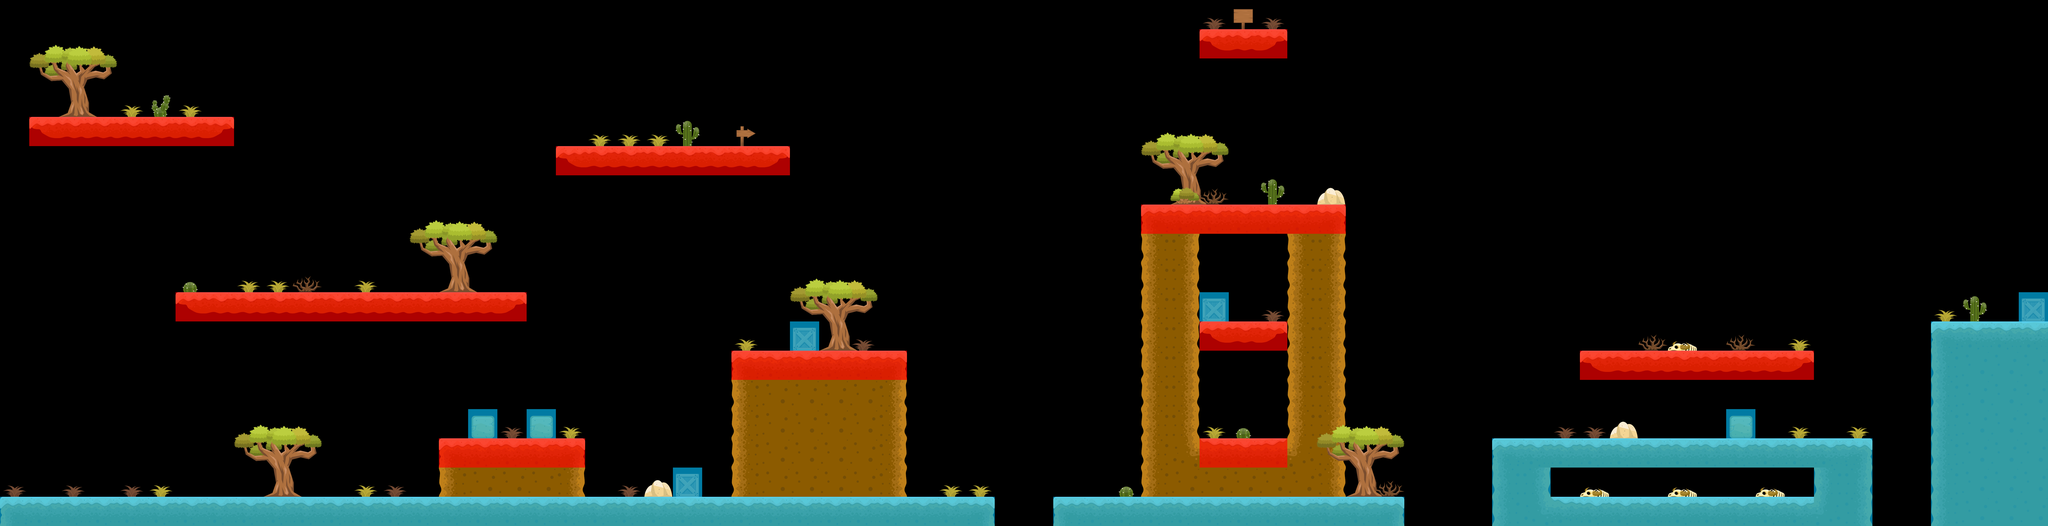

A level layout from a 2D game, rendered from its tile map. Below: a short description, then the map file with tile-grid data replaced by summaries:
An orthogonal 70x18 tile map with 128x128 px tiles, 4 tile layers (platforms, trees, decorations, Navigation), 1 hidden layer not drawn, 3 tilesets and 30 objects (12x 0, 12x 1, 3x 2, spawn, end).

<map version="1.0" orientation="orthogonal" renderorder="right-down" width="70" height="18" tilewidth="128" tileheight="128" nextobjectid="38">
 <tileset firstgid="1" name="map2_tileset" tilewidth="128" tileheight="128" tilecount="16" columns="4">
  <image source="map2_tileset.png" width="512" height="512" />
 </tileset>
 <tileset firstgid="17" name="map2_tileset_2" tilewidth="128" tileheight="128" tilecount="24" columns="4">
  <image source="map2_tileset_2.png" width="512" height="768" />
 </tileset>
 <tileset firstgid="41" name="navigation_tileset" tilewidth="128" tileheight="128" tilecount="3" columns="3">
  <image source="navigation_tileset.png" width="384" height="128" />
 </tileset>
 <layer name="platforms" width="70" height="18">
  <data>[1260 cells, 234 non-empty, 13 distinct tile ids]</data>
 </layer>
 <layer name="trees" width="70" height="18">
  <data>[1260 cells, 53 non-empty, 9 distinct tile ids]</data>
 </layer>
 <layer name="decorations" width="70" height="18">
  <data>[1260 cells, 60 non-empty, 13 distinct tile ids]</data>
 </layer>
 <objectgroup color="#ff0000" name="colliders">
  <object id="1" type="0" x="-254.061" y="-4" width="261.333" height="2288" />
  <object id="2" type="0" x="0" y="2192.36" width="4362.67" height="104" />
  <object id="5" type="1" x="3201.94" y="1546" width="766" height="44" />
  <object id="7" type="1" x="1921.94" y="1932" width="640" height="36" />
  <object id="8" type="0" x="4596.6" y="2187.33" width="1544.67" height="114.667" />
  <object id="9" type="0" x="6533.33" y="1930.3" width="1658.67" height="366.545" />
  <object id="10" type="0" x="8449.76" y="1416.55" width="528.609" height="885.09" />
  <object id="11" type="1" x="6912.88" y="1547.18" width="1020.55" height="40" />
  <object id="14" x="8936" y="0" width="144" height="1424" />
  <object id="16" type="1" x="766" y="1292" width="1534" height="36" />
  <object id="17" type="1" x="128" y="526" width="892" height="36" />
  <object id="18" type="1" x="2433.33" y="651.333" width="1021.33" height="36" />
  <object id="19" type="1" x="5248.55" y="141.03" width="383" height="36" />
  <object id="20" type="1" x="4992" y="907.333" width="893.333" height="36" />
  <object id="21" type="1" x="5249.33" y="1419.33" width="381.333" height="36" />
  <object id="22" type="1" x="5248" y="1931.33" width="385.333" height="36" />
  <object id="23" type="0" x="2070" y="1832" width="84" height="100" />
  <object id="25" type="0" x="2956.67" y="2085.33" width="98" height="104.667" />
  <object id="26" type="0" x="3470" y="1446.67" width="99" height="106.333" />
  <object id="27" type="0" x="5260" y="1316.67" width="102" height="103.333" />
  <object id="28" type="0" x="7568" y="1823" width="96" height="117" />
  <object id="29" type="0" x="8846.67" y="1318" width="96" height="106" />
  <object id="37" type="0" x="2326" y="1832" width="84" height="100" />
 </objectgroup>
 <objectgroup color="#ffff00" name="utils">
  <object id="12" name="spawn" x="16" y="2086" />
  <object id="13" name="end" x="8557.94" y="5.9397" width="354.545" height="1401.45" />
 </objectgroup>
 <imagelayer name="Background" visible="0" offsetx="0" offsety="-700">
  <image source="bg_2.png" width="1800" height="2316" />
  <properties>
   <property name="speed" type="float" value="0.5" />
  </properties>
 </imagelayer>
 <layer name="Navigation" width="70" height="18">
  <data>[1260 cells, 173 non-empty, 2 distinct tile ids]</data>
 </layer>
 <objectgroup color="#aa007f" name="enemies">
  <object id="31" type="2" x="1598.12" y="759.333" width="75.7576" height="33.3333" />
  <object id="32" type="2" x="5434.12" y="519.333" width="75.7576" height="33.3333" />
  <object id="33" type="2" x="7670.12" y="1231.33" width="75.7576" height="33.3333" />
  <object id="34" type="1" x="5786.12" y="2123.33" width="75.7576" height="33.3333" />
  <object id="35" type="1" x="2646.12" y="2111.33" width="75.7576" height="33.3333" />
 </objectgroup>
</map>
